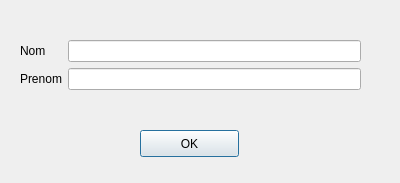
<?xml version="1.0" encoding="UTF-8"?>
<ui version="4.0">
 <class>Dialog</class>
 <widget class="QDialog" name="Dialog">
  <property name="geometry">
   <rect>
    <x>0</x>
    <y>0</y>
    <width>400</width>
    <height>183</height>
   </rect>
  </property>
  <property name="windowTitle">
   <string>Dialog</string>
  </property>
  <widget class="QWidget" name="formLayoutWidget">
   <property name="geometry">
    <rect>
     <x>20</x>
     <y>40</y>
     <width>341</width>
     <height>71</height>
    </rect>
   </property>
   <layout class="QFormLayout" name="formLayout">
    <property name="fieldGrowthPolicy">
     <enum>QFormLayout::AllNonFixedFieldsGrow</enum>
    </property>
    <item row="0" column="0">
     <widget class="QLabel" name="nomLabel">
      <property name="text">
       <string>Nom</string>
      </property>
     </widget>
    </item>
    <item row="0" column="1">
     <widget class="QLineEdit" name="nomLineEdit"/>
    </item>
    <item row="1" column="0">
     <widget class="QLabel" name="prenomLabel">
      <property name="text">
       <string>Prenom</string>
      </property>
     </widget>
    </item>
    <item row="1" column="1">
     <widget class="QLineEdit" name="prenomLineEdit"/>
    </item>
   </layout>
  </widget>
  <widget class="QPushButton" name="pushButton">
   <property name="geometry">
    <rect>
     <x>140</x>
     <y>130</y>
     <width>99</width>
     <height>27</height>
    </rect>
   </property>
   <property name="text">
    <string>OK</string>
   </property>
  </widget>
 </widget>
 <resources/>
 <connections/>
</ui>
